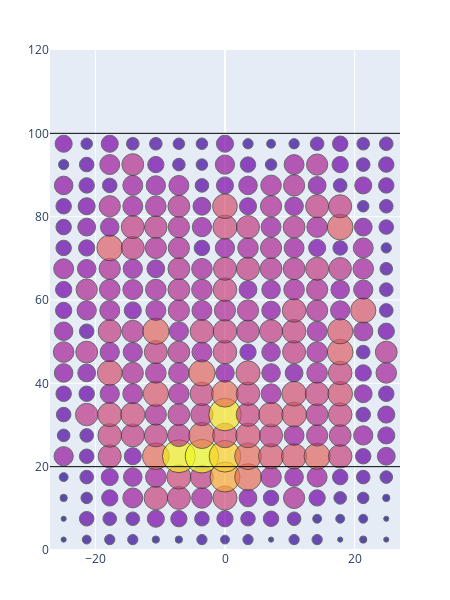

This figure's notebook cell:
### Code cell
shot_plot('mechanix', 15, 20)

### Figure 1 — Plotly figure (JSON) as saved in the notebook; plotly's stock layout.template omitted (floating-point values rounded to 4 significant figures; data arrays with more than 128 entries replaced by an {"elided": "..."} marker saying what was removed)
{"data": [{"hovertemplate": "Count: %{text}<extra></extra>", "marker": {"color": {"elided": "300 int values"}, "line": {"color": "#333333", "width": 1}, "size": {"elided": "300 int values"}, "sizemin": 2.5, "sizemode": "area", "sizeref": 0.0756, "symbol": "circle"}, "mode": "markers", "name": "markers", "text": {"elided": "300 str values"}, "type": "scatter", "x": {"elided": "300 float values"}, "y": {"elided": "300 float values"}}], "layout": {"height": 600, "margin": {"b": 50, "l": 50, "r": 50, "t": 50}, "shapes": [{"line": {"color": "black", "width": 1}, "type": "line", "x0": -27, "x1": 27, "y0": 20, "y1": 20}, {"line": {"color": "black", "width": 1}, "type": "line", "x0": -27, "x1": 27, "y0": 100, "y1": 100}], "showlegend": false, "width": 450, "xaxis": {"range": [-27, 27]}, "yaxis": {"range": [0, 120]}}}
